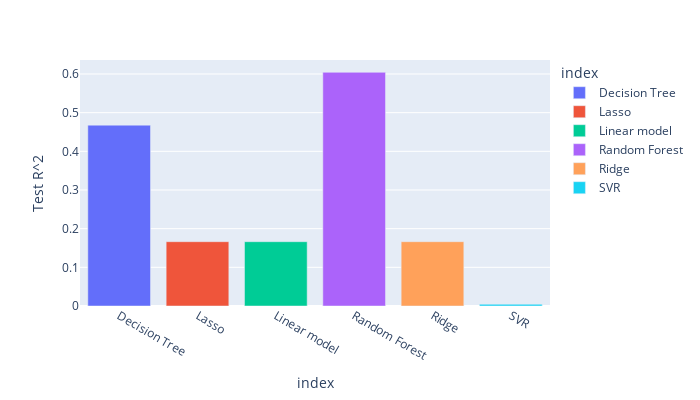

The notebook cell this image was saved under:
### Code cell
px.bar(Model_Performance4, y =Model_Performance4['Test R^2'],
       color = Model_Performance4.index, width =700, height=400)

### Figure 1 — Plotly figure (JSON) as saved in the notebook; plotly's stock layout.template omitted (floating-point values rounded to 4 significant figures)
{"data": [{"alignmentgroup": "True", "hovertemplate": "index=%{x}<br>Test R^2=%{y}<extra></extra>", "legendgroup": "Decision Tree", "marker": {"color": "#636efa"}, "name": "Decision Tree", "offsetgroup": "Decision Tree", "orientation": "v", "showlegend": true, "textposition": "auto", "type": "bar", "x": ["Decision Tree"], "xaxis": "x", "y": [0.4677], "yaxis": "y"}, {"alignmentgroup": "True", "hovertemplate": "index=%{x}<br>Test R^2=%{y}<extra></extra>", "legendgroup": "Lasso", "marker": {"color": "#EF553B"}, "name": "Lasso", "offsetgroup": "Lasso", "orientation": "v", "showlegend": true, "textposition": "auto", "type": "bar", "x": ["Lasso"], "xaxis": "x", "y": [0.1663], "yaxis": "y"}, {"alignmentgroup": "True", "hovertemplate": "index=%{x}<br>Test R^2=%{y}<extra></extra>", "legendgroup": "Linear model", "marker": {"color": "#00cc96"}, "name": "Linear model", "offsetgroup": "Linear model", "orientation": "v", "showlegend": true, "textposition": "auto", "type": "bar", "x": ["Linear model"], "xaxis": "x", "y": [0.1663], "yaxis": "y"}, {"alignmentgroup": "True", "hovertemplate": "index=%{x}<br>Test R^2=%{y}<extra></extra>", "legendgroup": "Random Forest", "marker": {"color": "#ab63fa"}, "name": "Random Forest", "offsetgroup": "Random Forest", "orientation": "v", "showlegend": true, "textposition": "auto", "type": "bar", "x": ["Random Forest"], "xaxis": "x", "y": [0.6044], "yaxis": "y"}, {"alignmentgroup": "True", "hovertemplate": "index=%{x}<br>Test R^2=%{y}<extra></extra>", "legendgroup": "Ridge", "marker": {"color": "#FFA15A"}, "name": "Ridge", "offsetgroup": "Ridge", "orientation": "v", "showlegend": true, "textposition": "auto", "type": "bar", "x": ["Ridge"], "xaxis": "x", "y": [0.1663], "yaxis": "y"}, {"alignmentgroup": "True", "hovertemplate": "index=%{x}<br>Test R^2=%{y}<extra></extra>", "legendgroup": "SVR", "marker": {"color": "#19d3f3"}, "name": "SVR", "offsetgroup": "SVR", "orientation": "v", "showlegend": true, "textposition": "auto", "type": "bar", "x": ["SVR"], "xaxis": "x", "y": [0.004456], "yaxis": "y"}], "layout": {"barmode": "relative", "height": 400, "legend": {"title": {"text": "index"}, "tracegroupgap": 0}, "margin": {"t": 60}, "width": 700, "xaxis": {"anchor": "y", "categoryarray": ["Decision Tree", "Lasso", "Linear model", "Random Forest", "Ridge", "SVR"], "categoryorder": "array", "domain": [0, 1], "title": {"text": "index"}}, "yaxis": {"anchor": "x", "domain": [0, 1], "title": {"text": "Test R^2"}}}}
